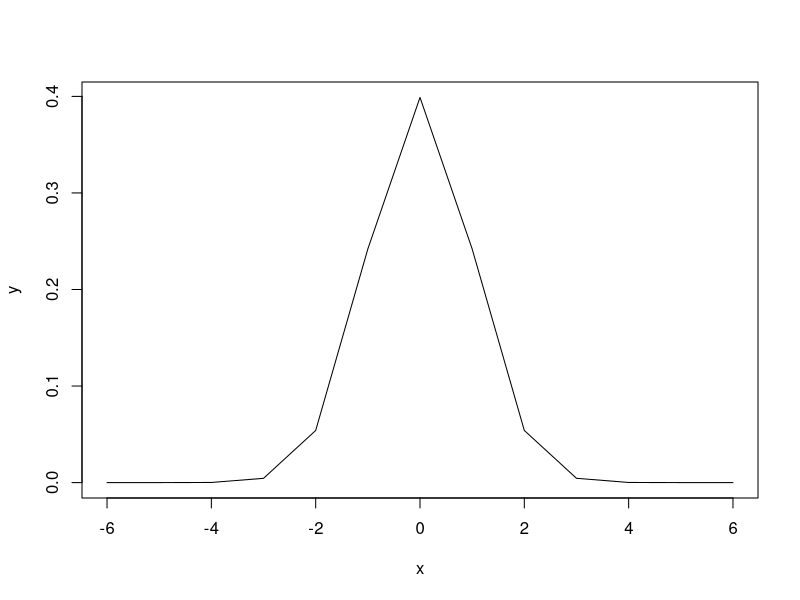
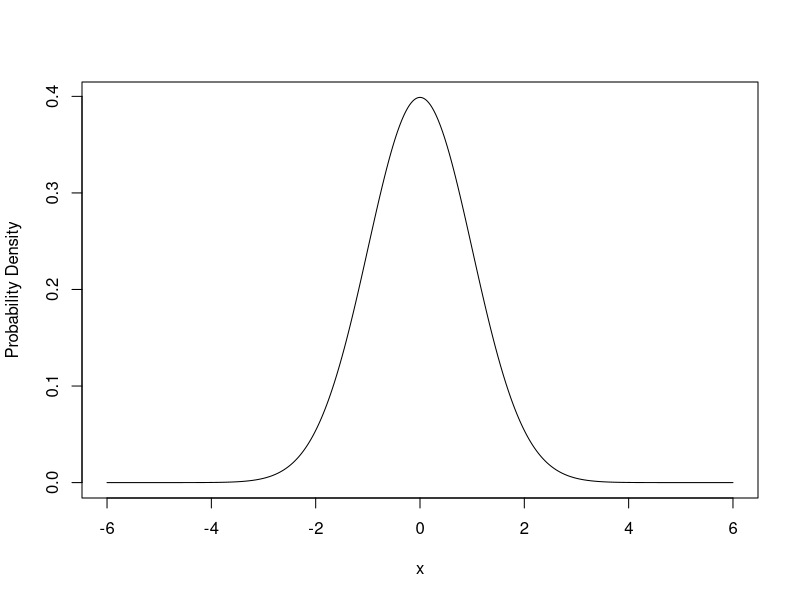
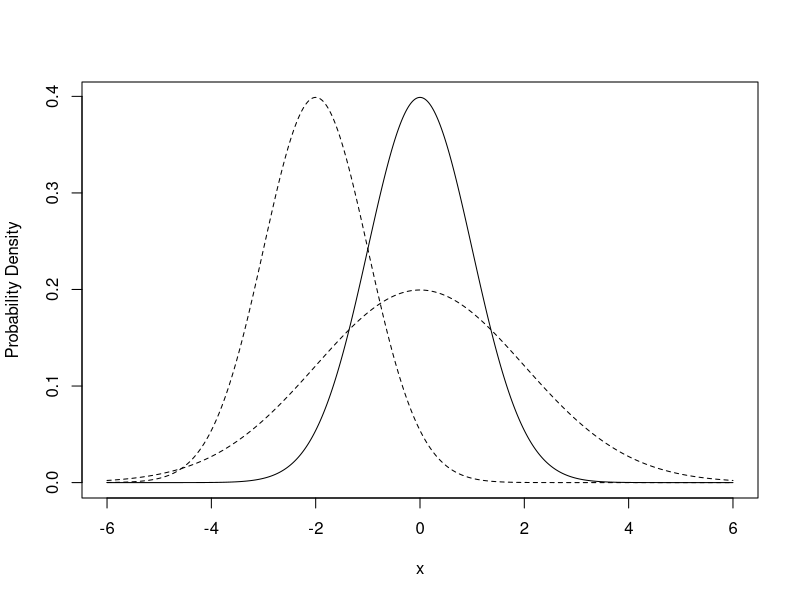
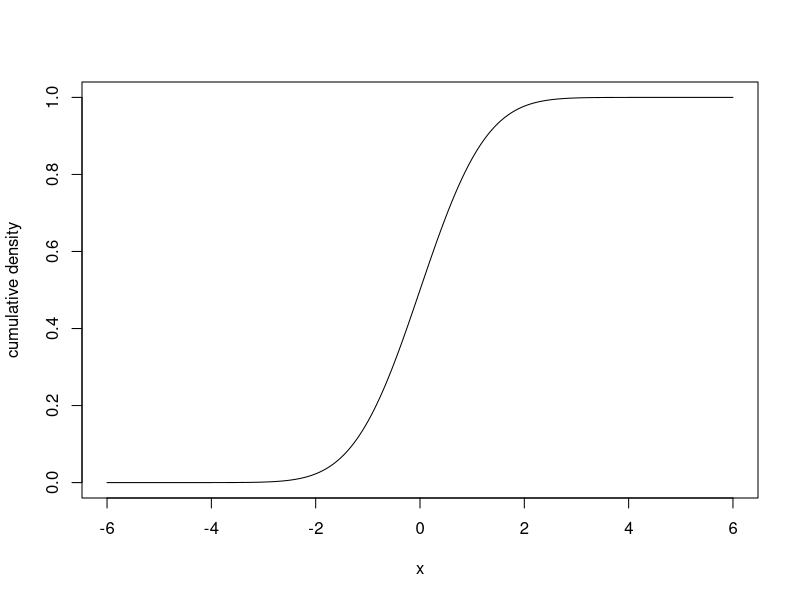
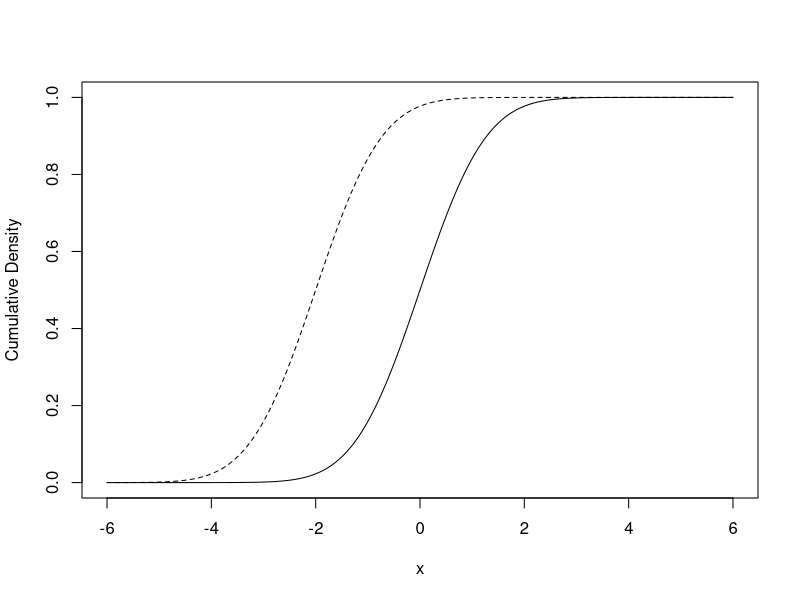

R code for these plots, in order: (Note: this script raises an error after producing the figures.)
## In Class Probabilty 3
## Lina Clifford

# Question 2
Quest2Prob4of6 <- dbinom(x = 4, size = 6, prob = 0.66, log = FALSE)
print(Quest2Prob4of6)

# Question 3
Quest3Prob0 <- dbinom(x = 0, size = 7, prob =4/6)

# Question 4
Que4 <- pbinom(q = 4, size = 6, prob = 2/3, lower.tail = TRUE, log.p = FALSE)

#Question 5
Que5 <- pbinom(q = 4, size = 6, prob = 2/3, lower.tail = FALSE, log.p = FALSE) 

# Question 7
Que7 <- pnorm(1, mean = 0, sd = 1)
print(Que7)

# Question 8
Q8 <- pnorm(2, mean = 0, sd =1)
Q8 - Que7

# Question 9
dpois(x = 7, lambda = 10.4)
dnorm(0.5, mean = 0, sd = 1)
dnorm(1, mean = 0, sd = 1)
pnorm(0.5, mean = 0, sd = 1)
# How many points?
n = 13

# Create a vector of x-values from -4 to 4:
x = seq(from = -6, to = 6, length.out = n)

# Create the corresponding y-values:
y = dnorm(x, mean = 0, sd = 1)

# plot!
plot(y ~ x, type = "l")
# How many points?
n = 1000

# Create a vector of x-values from -4 to 4:
x = seq(from = -6, to = 6, length.out = n)

# Create the corresponding y-values:
y = dnorm(x, mean = 0, sd = 1)

# plot!
plot(y ~ x, type = "l", ylab = "Probability Density")

y_2 = dnorm(x, mean = 0, sd = 2)

y_2 = dnorm(x, mean = 0, sd = 2) 

y2 = dnorm(x, mean = -2, sd= 1) 





plot(y ~ x, type = "l", ylab = "Probability Density") 

points(y_2 ~ x, type = "l", lty  = 2) 

points(y2 ~ x, type = "l", ylab = "Probability Density", lty  = 2) 



y_cdf_1 = pnorm(x, mean = 0, sd = 1) 

plot(y_cdf_1 ~ x, type = "l", ylab = "cumulative density") 

y_cdf3 = pnorm(x, mean= -2, sd=1) 



y_cdf_2 = pnorm(x, mean = 0, sd = 2) 

plot(y_cdf_1 ~ x, type = "l", ylab = "Cumulative Density") 

points(y_cdf3 ~ x, type = "l", lty = 2) 

plot() 